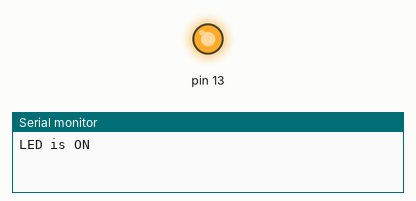
Simulated run of this sketch. Board: Arduino Uno, built with avr-gcc and run on an emulated ATmega328P. On the bench: output pins drawn as LEDs (lit = HIGH), the last lines printed to the serial monitor.

Above: at 1.0 s.
At 5.5 s:
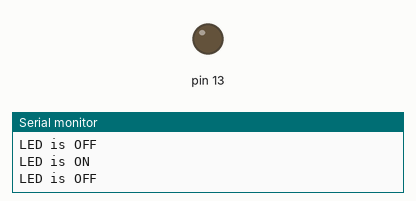
Timing chart, 0 to 6.9 s (numbered marks = the images above):
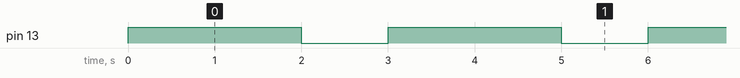

Measured:
- by itself, pin 13: alternates HIGH for 2.0 s and LOW for 1.0 s

The sketch:

Blink_and_Print.ino
```cpp
void setup() {
  // put your setup code here, to run once:

  // set LED pin to output
  pinMode(13, OUTPUT);

  // begin serial
  Serial.begin(9600);

}

void loop() {
  // put your main code here, to run repeatedly:
  // set state of pin 13 to HIGH
  Serial.println("LED is ON");
  digitalWrite(13, HIGH);
  // delay for blink
  delay(2000);
  // set state of pin 13 to LOW
  Serial.println("LED is OFF");
  digitalWrite(13, LOW);
  // delay for blink
  delay(1000);


}
```
